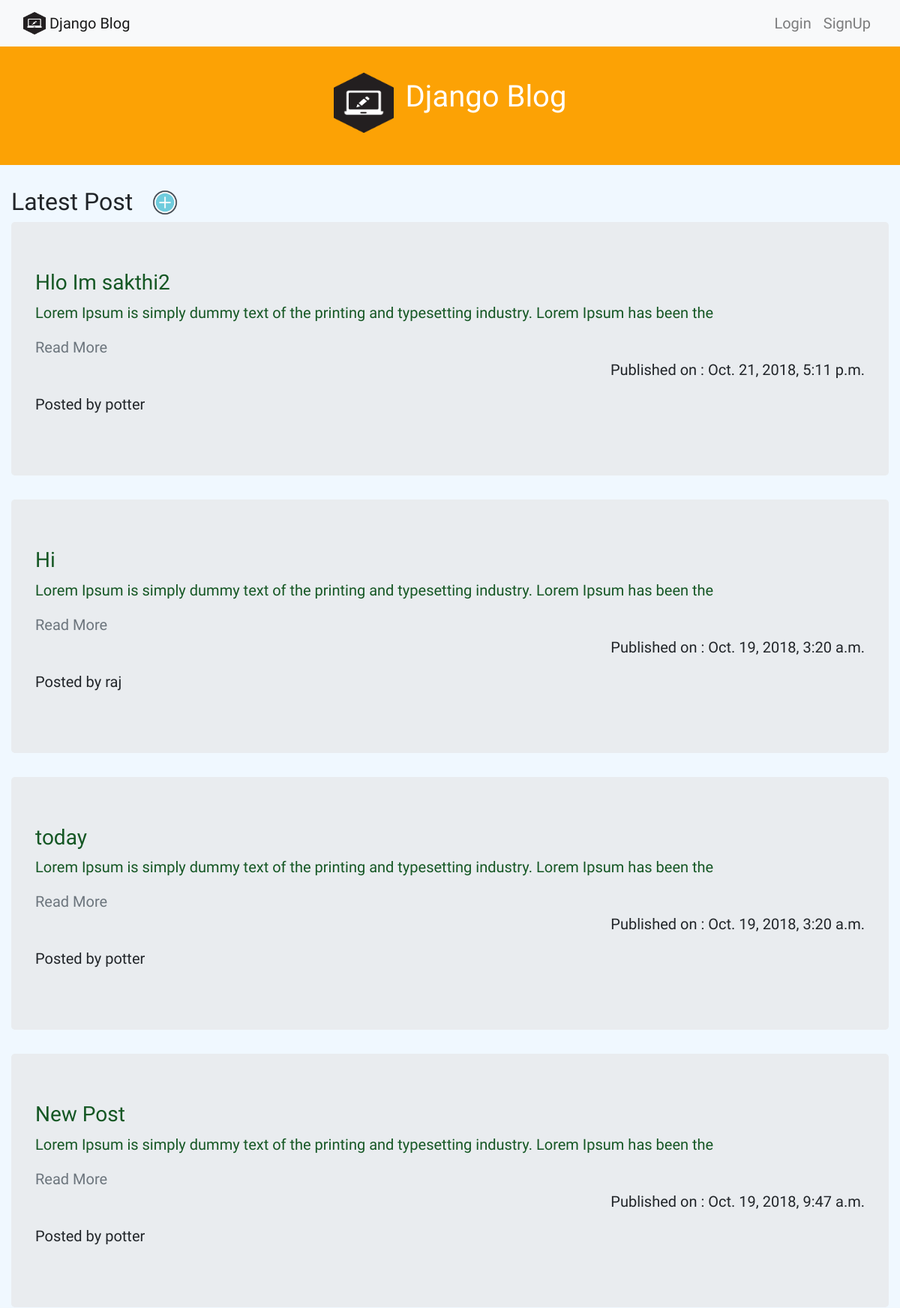
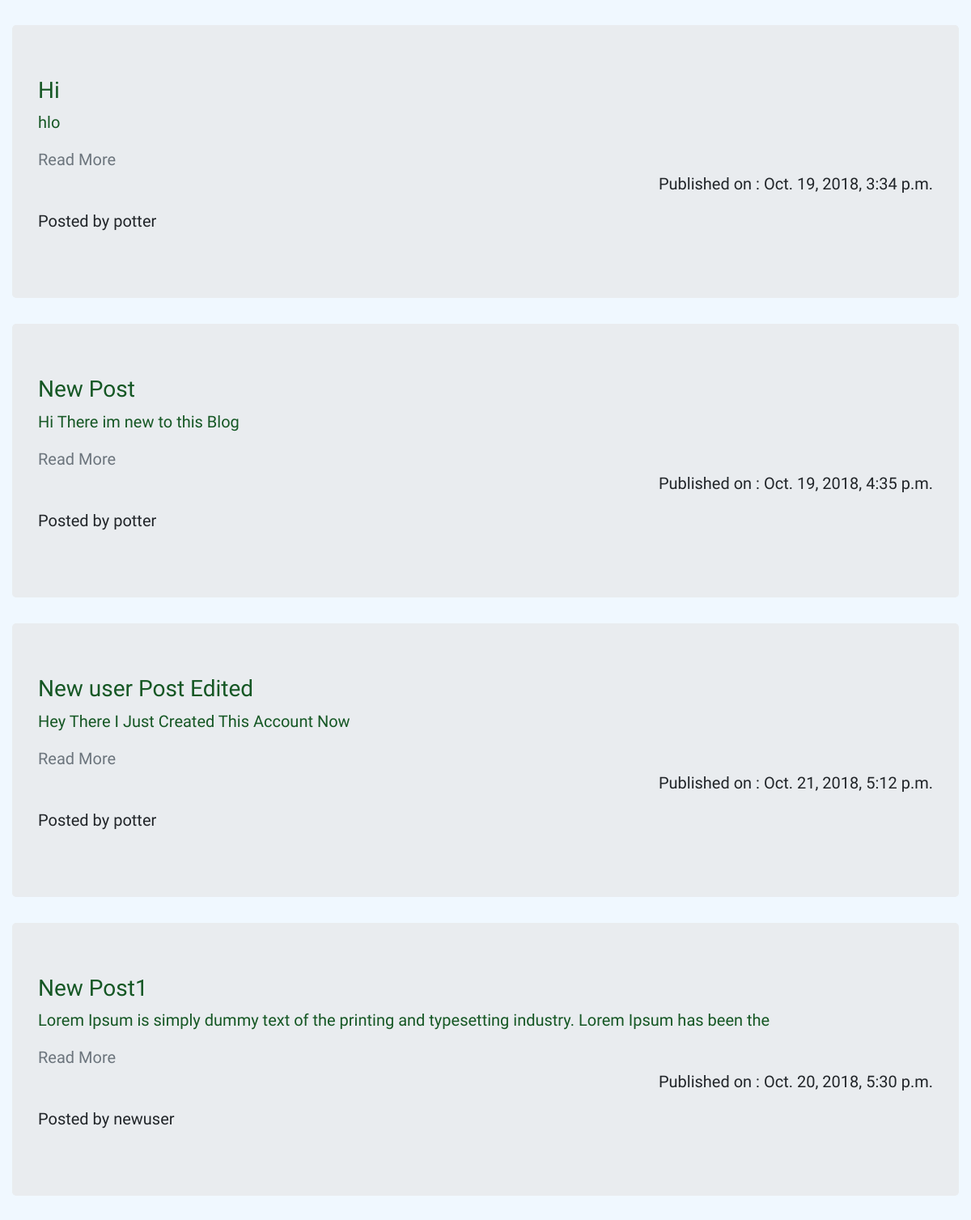
The page / (upper part) on the database its author committed (2 pictures, top to bottom).
### blog/models.py (models this page shows, shortened)
class Post(models.Model):
	title=models.CharField(max_length=264)
	author=models.ForeignKey('auth.user',on_delete=models.CASCADE)
	text=models.CharField(max_length=264)
	created_date=models.DateTimeField(default=timezone.now())
	pub_date=models.DateTimeField(blank=True,null=True)
	def body(self):
		return self.text[:100]

### blog/views.py (the view)
# urls.py: path('',views.index,name='index'),
def index(request):
	post=Post.objects.all()
	return render(request,'blog/index.html',{'post':post})

### templates/blog/index.html (shortened to what this page needs)
<!DOCTYPE html>
{% extends "base.html" %}
{% block content %}
{% load staticfiles %}
<link rel="stylesheet" type="text/css" href="{% static "css/main.css" %}">
<html>
<head>
	</head>
<div class="bg">
<h1 class="id1" align="center"> 	<a class="navbar-brand" href="{% url "index" %}">
 <img src="{% static "images/t.png" %}" class="d-inline-block align-center" width="80" height="80" alt="">
  </a>Django Blog</h1>
</div>
	<div class="container-fluid">
		<div class="row">
		<div class="col-md-2">
			<h2>Latest Post</h2>
</div>
			<a  href="{% url "create" %}"><img src="{% static "images/plus.png" %}" id="pluns" alt="AddPost" width="40px" height="40px"  ></a>&#9;
</div>
		{% for p in post  %}
<div class="row">
				<div  class=" col-12 col-sm-12">
					<div class="jumbotron">
				<a class="alert-success" href="{% url "details" p.id %}">
				<h3>{{p.title}}</h3></a>
				<a class="alert-success" href="{% url "details" p.id %}">
					<p>{{p.body| linebreaksbr}}</p></a>
				<a href="{% url "details" p.id%}" class="text-muted">Read More</a>
				<p align="right">Published on : {{p.pub_date}}</p>
			<p>Posted by {{p.author}}</p>
			</div>
	</div>
</div>
{% endfor %}
	</div>
</body>
</html>
{% endblock content %}

### blog/static/css/main.css (style rules this page uses)
body { font-family: 'Mali', cursive; font-size: 20px; background-color: #F0F8FF; text-decoration:none; }
.bg { color:white; background-color: #FCA205; }
.id1 { background-attachment:fixed; }

### rows shown on the page
Post: title "Hlo Im sakthi2", body "Lorem Ipsum is simply dummy text of the printing and typesetting industry. Lorem Ipsum has been the", pub_date "Oct. 21, 2018, 5:11 p.m.", author "potter"
Post: title "Hi", body "Lorem Ipsum is simply dummy text of the printing and typesetting industry. Lorem Ipsum has been the", pub_date "Oct. 19, 2018, 3:20 a.m.", author "raj"
Post: title "today", body "Lorem Ipsum is simply dummy text of the printing and typesetting industry. Lorem Ipsum has been the", pub_date "Oct. 19, 2018, 3:20 a.m.", author "potter"
Post: title "New Post", body "Lorem Ipsum is simply dummy text of the printing and typesetting industry. Lorem Ipsum has been the", pub_date "Oct. 19, 2018, 9:47 a.m.", author "potter"
Post: title "Hi", body "hlo", pub_date "Oct. 19, 2018, 3:34 p.m.", author "potter"
Post: title "New Post", body "Hi There im new to this Blog", pub_date "Oct. 19, 2018, 4:35 p.m.", author "potter"
Post: title "New user Post Edited", body "Hey There I Just Created This Account Now", pub_date "Oct. 21, 2018, 5:12 p.m.", author "potter"
Post: title "New Post1", body "Lorem Ipsum is simply dummy text of the printing and typesetting industry. Lorem Ipsum has been the", pub_date "Oct. 20, 2018, 5:30 p.m.", author "newuser"
